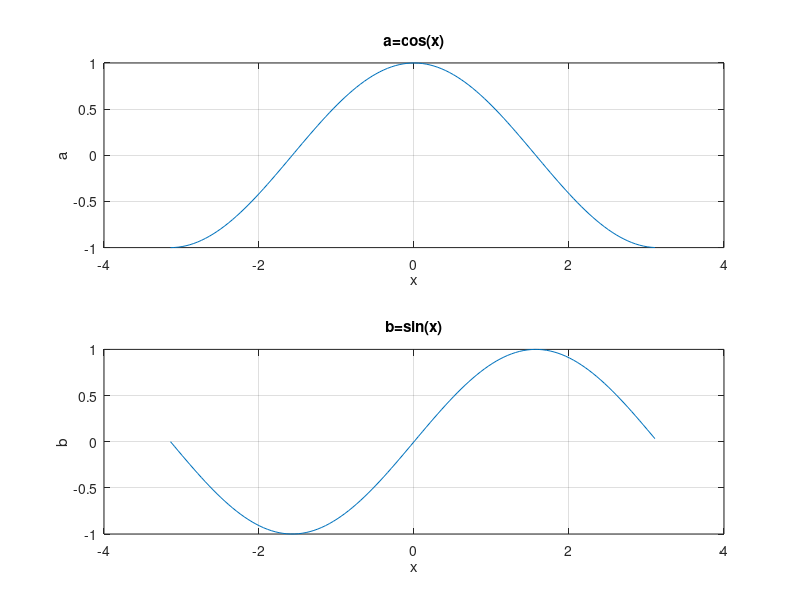
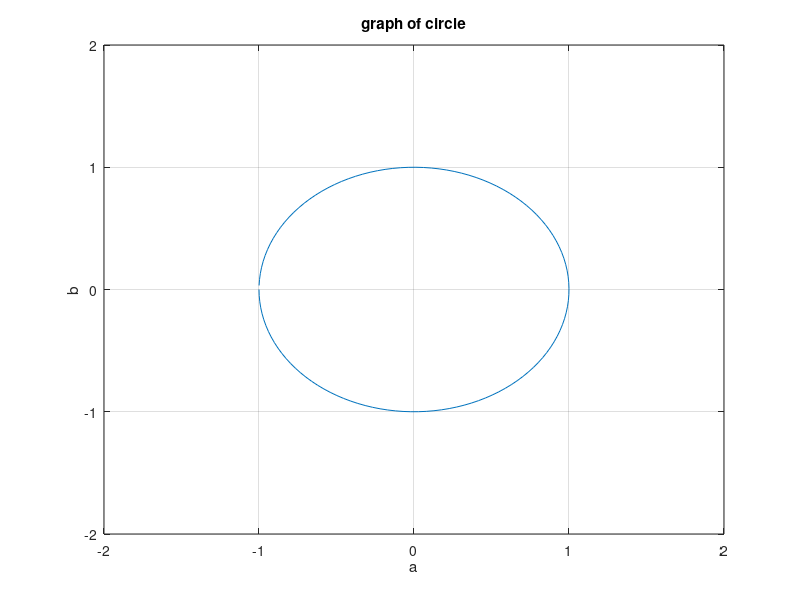
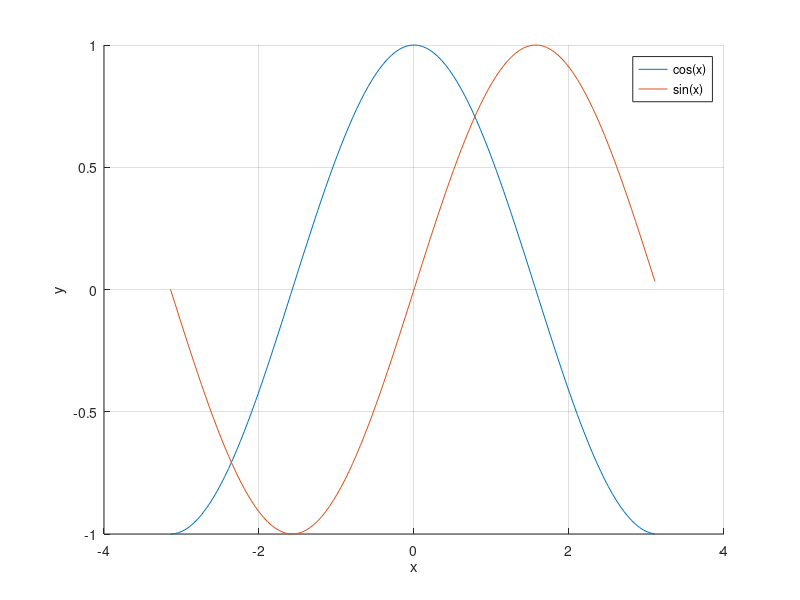

Write MATLAB code to recreate these figures, in order.
clear all
close all
clc

x=-pi:0.05:pi;
a=cos(x);
b=sin(x);

figure(1)
subplot(2,1,1);
plot(x,a);
grid on; % 격자 생성
xlabel('x');
ylabel('a');
title('a=cos(x)');

subplot(2,1,2);
plot(x,b);
grid on;
xlabel('x');
ylabel('b');
title('b=sin(x)');

figure(2)
plot(a,b);
grid on;
xlabel('a');
ylabel('b');
title('graph of circle');
axis([-2, 2, -2, 2]);

figure(3)
hold on; % 전의 그래프 삭제 x
plot(x, a);
plot(x, b);
grid on;
xlabel('x');
ylabel('y');
legend('cos(x)', 'sin(x)');
hold off;